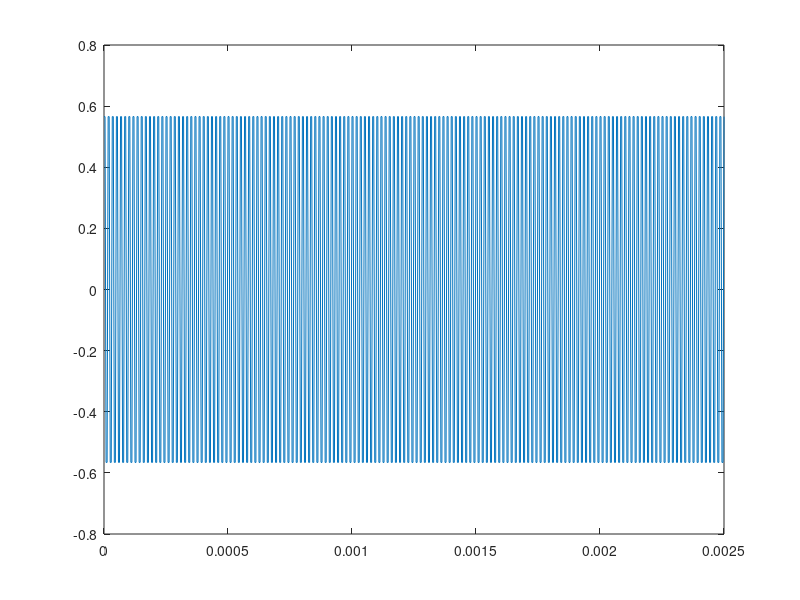
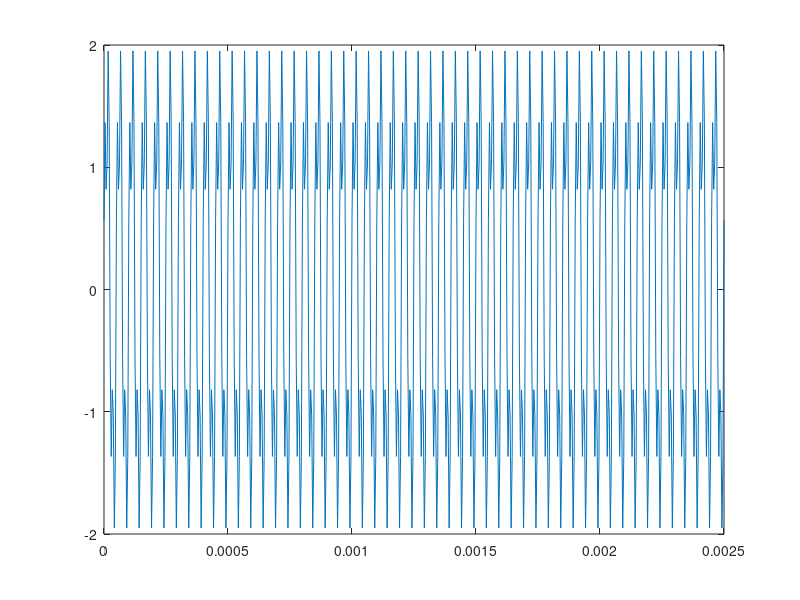
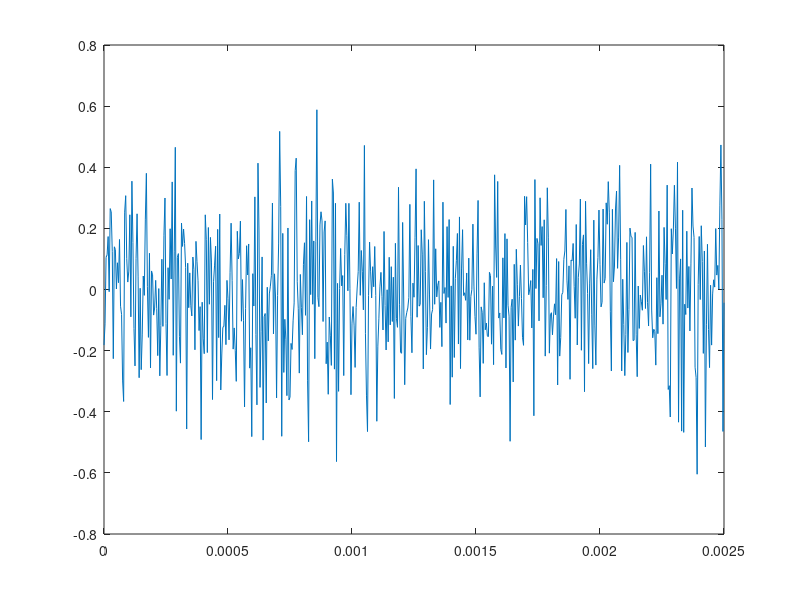
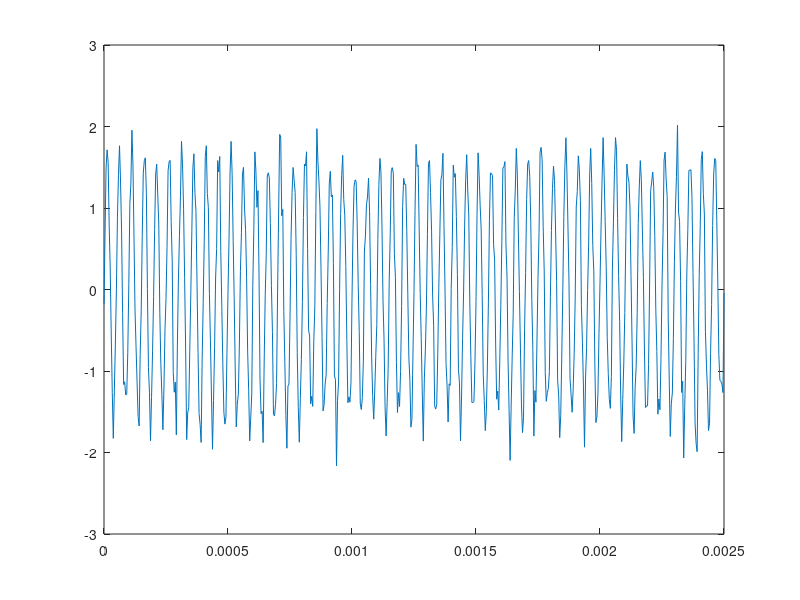

These figures' MATLAB source, in order: (Note: this script raises an error after producing the figures.)
N=600;
n=12;
f1=20000;
Xm1=1.6;
T=1/f1;
Td=T/n;
fd=1/Td;
fi1=0*pi;
t=[0:Td:T*N/n];
x1=Xm1*sin((2*pi*f1).*t+fi1);

figure(1),plot(t,x1,'--');
f2=3*f1;
Xm2=Xm1/2;
T2=1/f2;
fi2=pi/4;
x2=Xm2*sin((2*pi*f2).*t+fi2);
figure(1),plot(t,x2);
x3=x1+x2;
figure(2), plot(t,x3);
Xm4=.125*Xm1;
x4=Xm4.*randn(1,N+1);
figure(3), plot(t,x4);
x5=x1+x4;
x6=x3+x4;
figure(4), plot(t,x5);
figure(5), plot(t,x6);
M1=mean(x1);
M2=mean(x2);
M3=mean(x3);
M4=mean(x4);
M5=mean(x5);
M6=mean(x6);
D1=cov(x1);
D2=cov(x2);
D3=cov(x3);
D4=cov(x4);
D5=cov(x5);
D6=cov(x6);
Nt1=length(x1);
Nf1=1024;
P1=zeros(1,Nf1);
P2=zeros(1,Nf1);
for k1=1:Nf1
    Re1(k1)=0;
    Im1(k1)=0;
    for j1=1:Nt1
        Re1(k1)=Re1(k1)+x3(j1)*cos(pi*(j1-1)*(k1-1)/Nf1);
        Im1(k1)=Im1(k1)+x3(j1)*sin(pi*(j1-1)*(k1-1)/Nf1);
    end
    P1(k1)=(Re1(k1)^2+Im1(k1)^2)/Nt1;
    if (mod((Im1(k1)/Re1(k1)), (pi<2)) > .1)
    P2(k1)=atan(Im1(k1)/Re1(k1));
    else
    P2(k1)=0;    
    end
end
Fs1=[0.0001:fd/(2*Nf1):fd/2];

figure(6), plot(Fs1,P1);
figure(7), plot(Fs1,P2);
